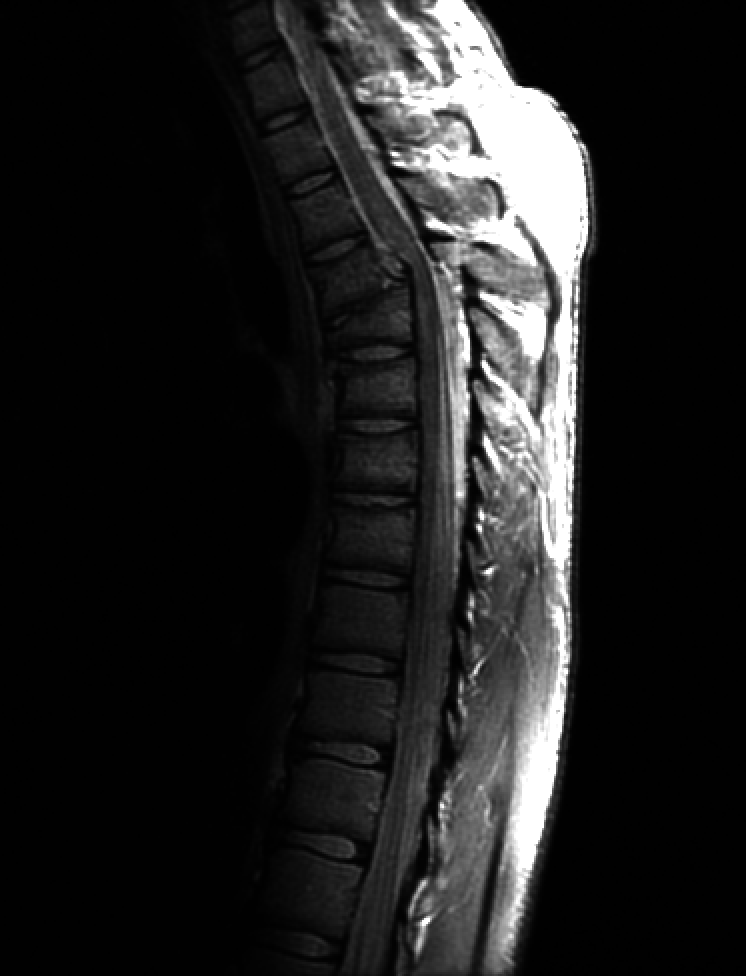
%> input picture lab3_c.tif, 746 x 976 px
$ octave task_2_power_low.m   (GNU Octave 9; MATLAB toolbox functions it lacks are replaced by stand-ins)
%> lines starting %> are read from the running program, lines starting %| are printed output that depends on the picture; in (x1, y1, x2, y2) boxes, pixels count from 0 and x2, y2 are one past the last pixel; in counts of white or black regions, pixels touching at a corner belong together; the program's own positions count from 1
a=double(imread('lab3_c.tif'));
%> a: size 976x746 double; min 0, max 255, mean 32.6; mean of the top-left, top-right, bottom-left and bottom-right quarters 8.7, 76.3, 4.7, 40.9
subplot(1,3,1)
imshow(a,[])
title('Original Image');
s=1*a*0.2;
subplot(1, 3, 2)
imshow(s);
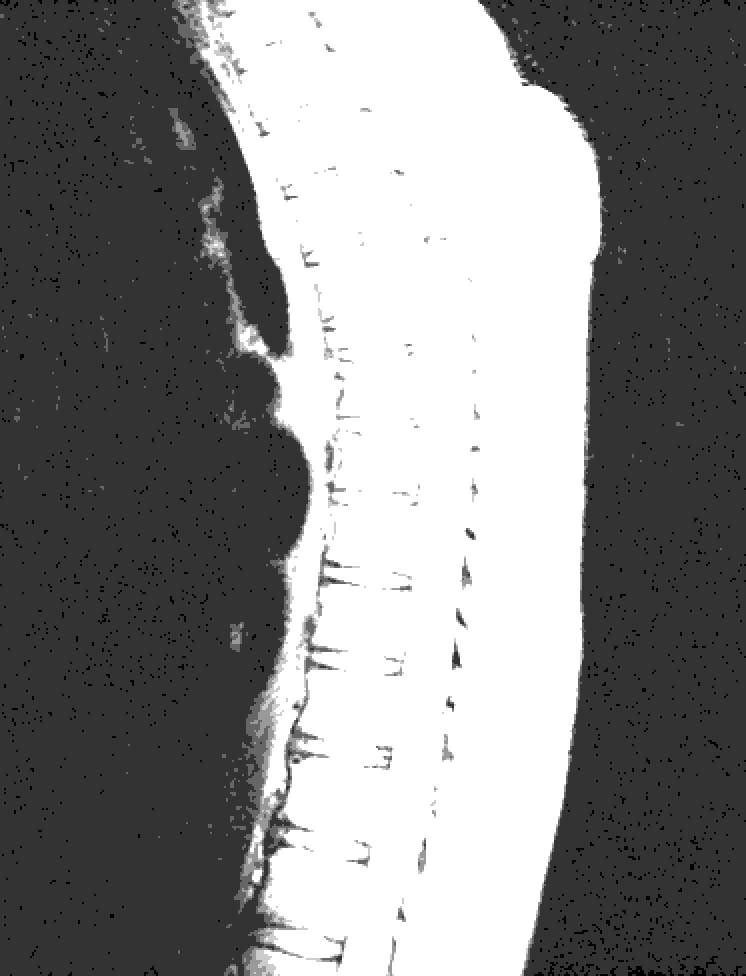
%> displayed picture: size 976x746, on the screen's scale of 0 to 255; min 0, max 255, mean 132.6
title("Gamma=0.2")
s=1*a*5.0;
subplot(1, 3, 3)
imshow(s);
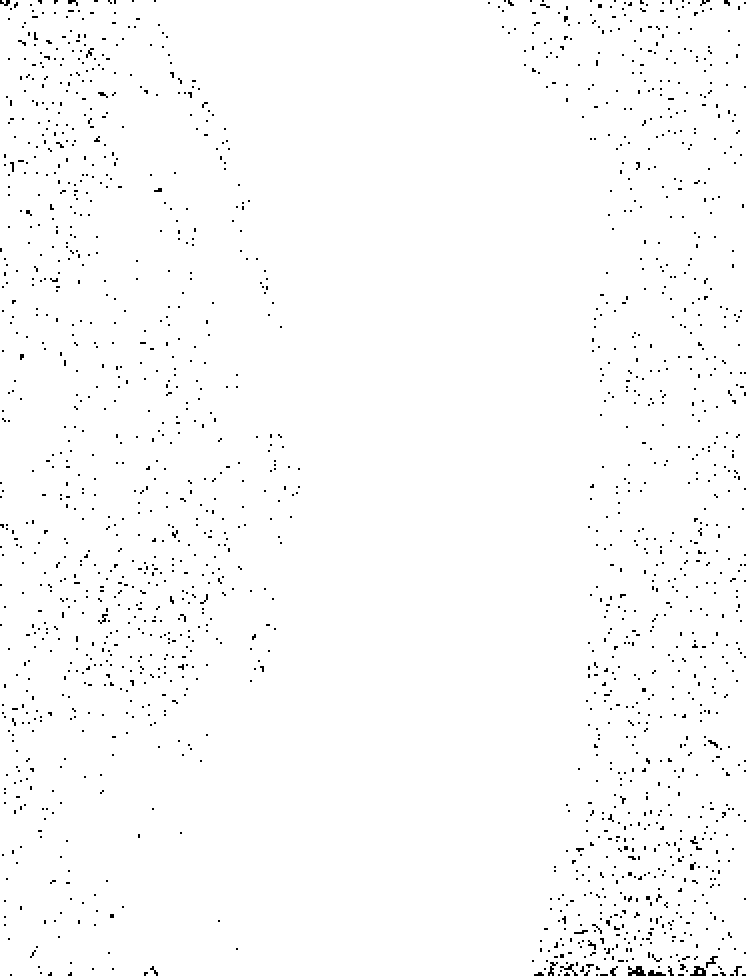
%> displayed picture: size 976x746, on the screen's scale of 0 to 255; 98.5% white; black in thin lines or dots
title("Gamma=5.0")

$ run again, with lab4_c.tif copied over lab3_c.tif
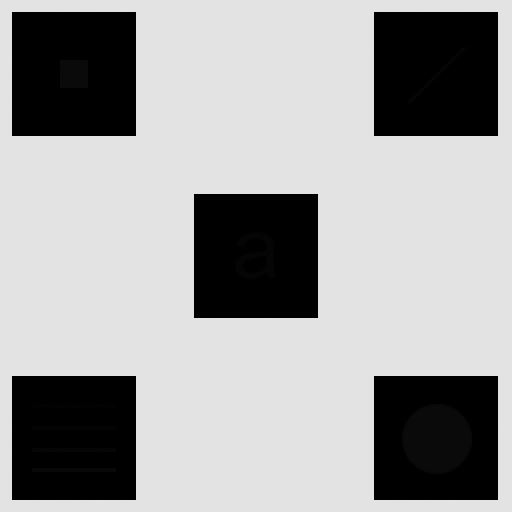
%> input picture lab4_c.tif, 512 x 512 px
%> `s=1*a*0.2;`:
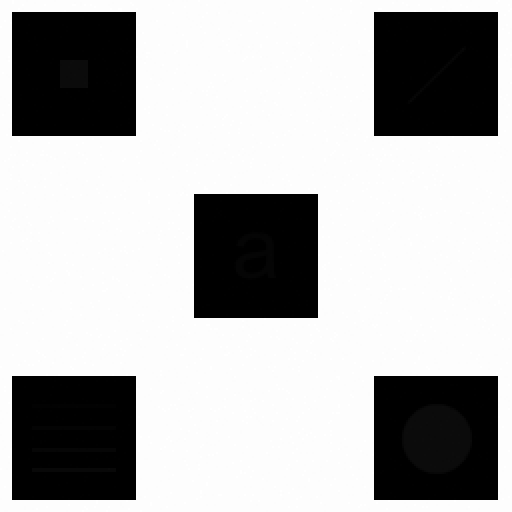
%> s: size 512x512 double; min 0, max 45.6, mean 32.1; drawn with min black and max white
%> `imshow(s);`:
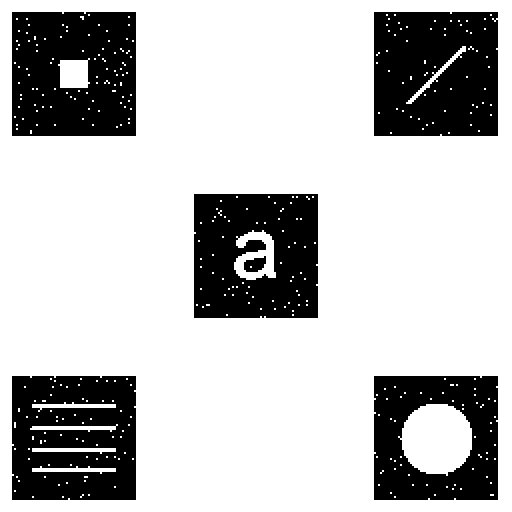
%> displayed picture: size 512x512, on the screen's scale of 0 to 255; 74.3% white; 6 black regions, box (x1, y1, x2, y2) and area: (374, 12, 498, 136) 14724, (12, 12, 136, 136) 14148, (194, 194, 318, 318) 13664, (12, 376, 136, 500) 13636, (374, 376, 498, 500) 11068, (244, 256, 266, 272) 248

$ run again, with lab3_a.tif copied over lab3_c.tif
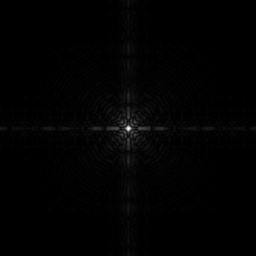
%> input picture lab3_a.tif, 256 x 256 px
%> `imshow(s);`:
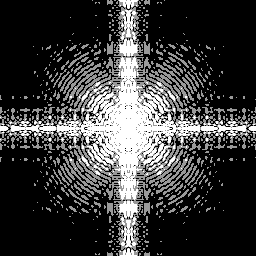
%> displayed picture: size 256x256, on the screen's scale of 0 to 255; min 0, max 255, mean 60.6
%> `imshow(s);`:
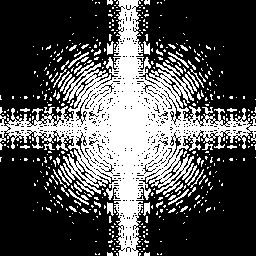
%> displayed picture: size 256x256, on the screen's scale of 0 to 255; 31.8% white; 471 white regions (418 under 20 px), largest, box (x1, y1, x2, y2) and area: (0, 0, 256, 256) 17025, (107, 41, 114, 55) 65, (143, 41, 150, 55) 65
